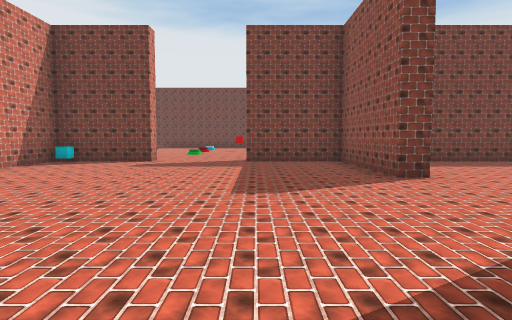
view 1 (above)

16 first-person views from a walk through a Unity game level. The camera is 1.3 m above the floor, tilts 4° down and sees 75° across. Doors are open. The floor is counted in squares, 2 m on a side. Each view is taken from the middle of a square. On the plan, view 1 faces up. The plan holds only what a view shows up to about 10 squares ahead; the rest is blank. The place goes on beyond the plan. The player character is not drawn.

view 2
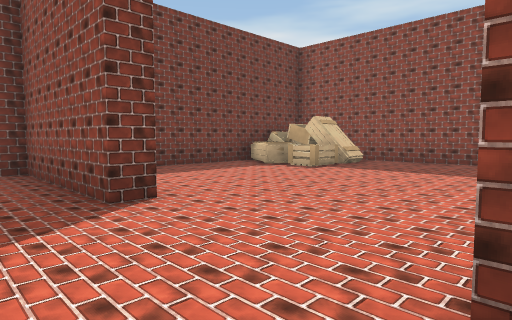

view 3
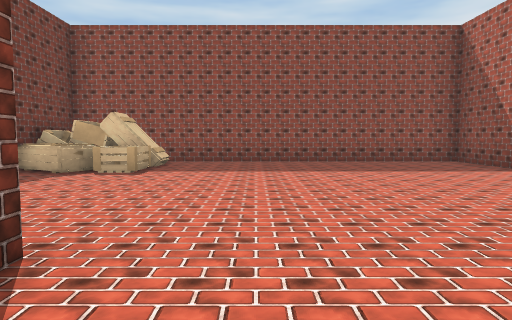

view 4
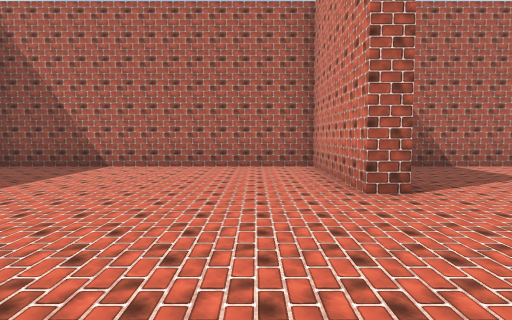

view 5
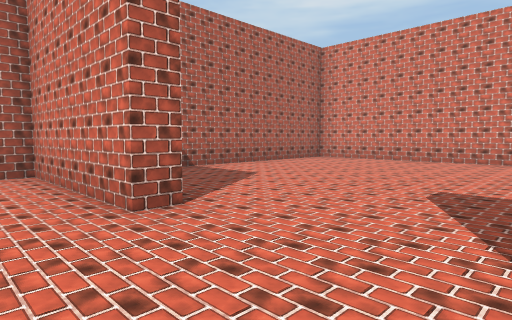

view 6
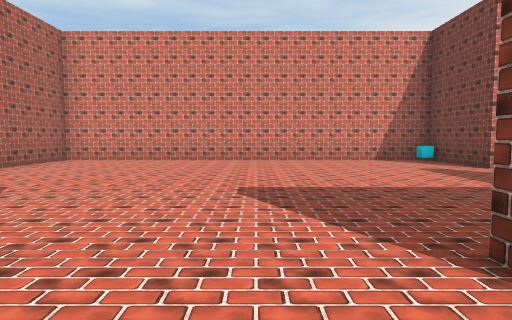

view 7
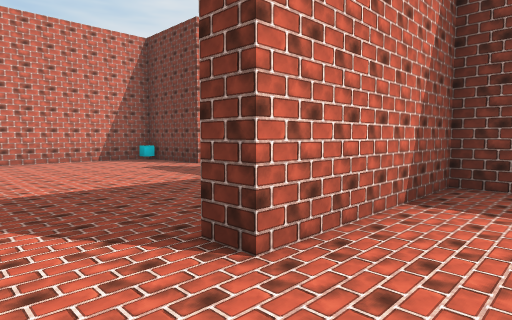

view 8
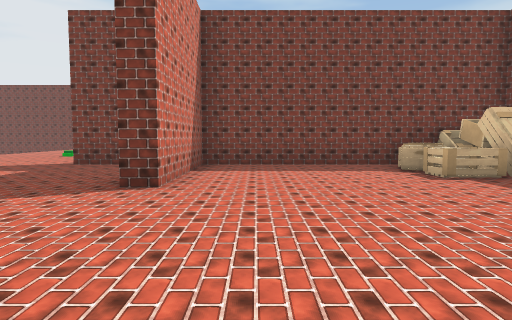

view 9
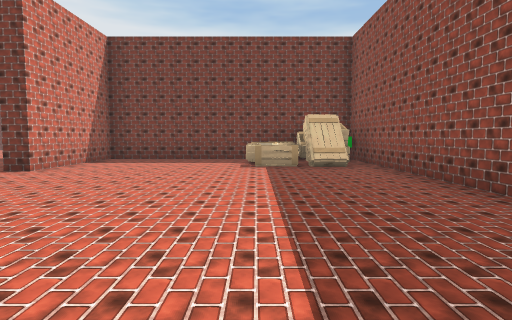

view 10
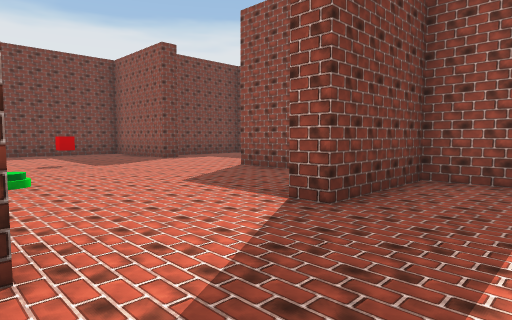

view 11
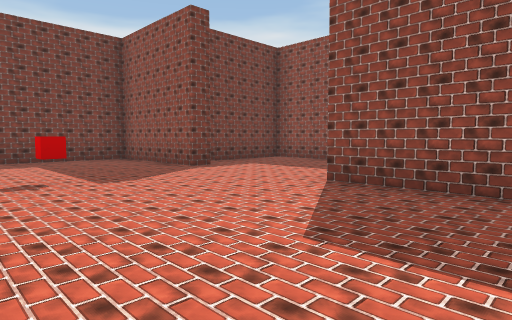

view 12
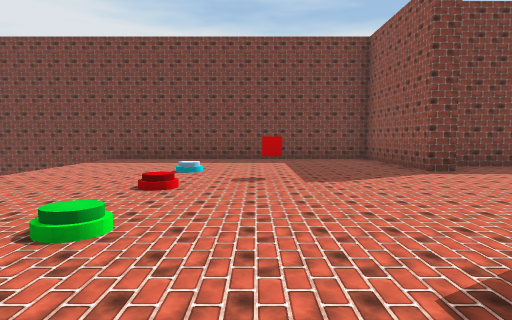

view 13
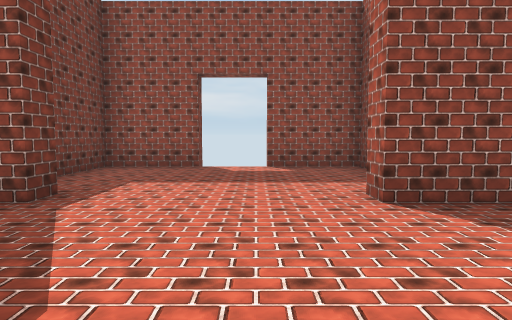

view 14
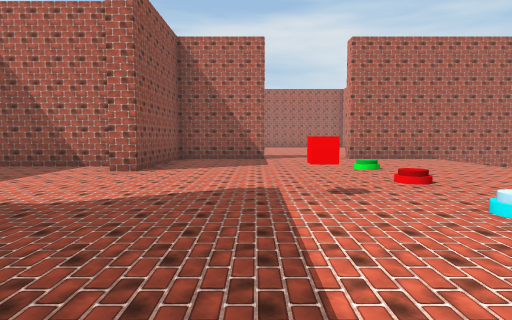

view 15
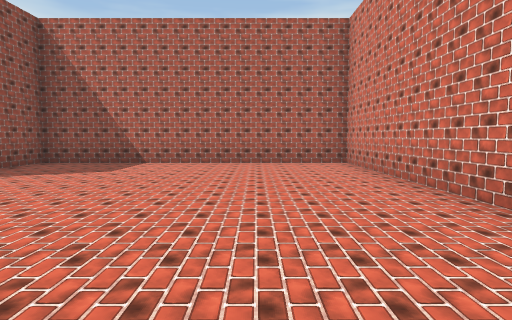

view 16
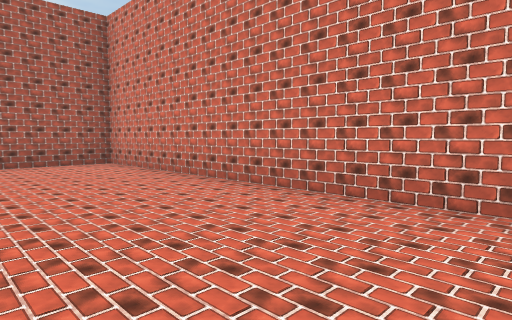

### Floor plan
Ten units are one square. View 1 is at (0, 0); x grows to the right and y downward. Boxes are objects, and circles mark ways between rooms. Rooms are numbered by the first view taken in them; rooms with no view inside come last. Other rooms are left out.
<svg viewBox="-70 -202 173 219">
<path fill="none" stroke="#000" d="M21 -23 28 -23 28 12 98 12 98 -87 28 -87 28 -53 23 -53 23 -87 -2 -87 -2 -93M-27 -93 -27 -87 -45 -87M-53 -82 -53 12 23 12 23 -2M29 -162 23 -162 23 -197 -65 -197M31 -117 63 -117 63 -172 32 -172M-2 -93 23 -93 23 -127 28 -127M-45 -93 -27 -93"/>
<rect x="-55" y="-95" width="10" height="10" fill="#bbb"><title>cyan cube</title></rect>
<rect x="65" y="-75" width="10" height="10" fill="#bbb"><title>crate</title></rect>
<rect x="65" y="-85" width="10" height="10" fill="#bbb"><title>crate</title></rect>
<rect x="75" y="-75" width="20" height="10" fill="#bbb"><title>crate</title></rect>
<rect x="75" y="-95" width="20" height="20" fill="#bbb"><title>crate</title></rect>
<rect x="85" y="-85" width="10" height="10" fill="#bbb"><title>other object</title></rect>
<rect x="-15" y="-155" width="10" height="10" fill="#bbb"><title>red cube</title></rect>
<circle cx="-15" cy="-90" r="3" fill="#2a7"/>
<text x="20" y="-40">1</text>
<text x="0" y="-150">2</text>
</svg>
Room 1 opens to room 2.

Where each view was taken, in squares from view 1:
view 1: 0 up, 0 right, facing up
view 2: 2 up, 1 right, facing up-right
view 3: 4 up, 1 right, facing right
view 4: 6 up, 4 right, facing down
view 5: 5 up, 4 right, facing down-left
view 6: 4 up, 4 right, facing left
view 7: 4 up, 4 right, facing up-left
view 8: 1 up, 4 right, facing up
view 9: 1 down, 7 right, facing up
view 10: 7 up, 3 left, facing up-right
view 11: 10 up, 2 left, facing up-right
view 12: 10 up, 1 left, facing up
view 13: 14 up, 1 left, facing right
view 14: 19 up, 0 right, facing down
view 15: 7 up, 3 left, facing down
view 16: 7 up, 2 left, facing down-left
